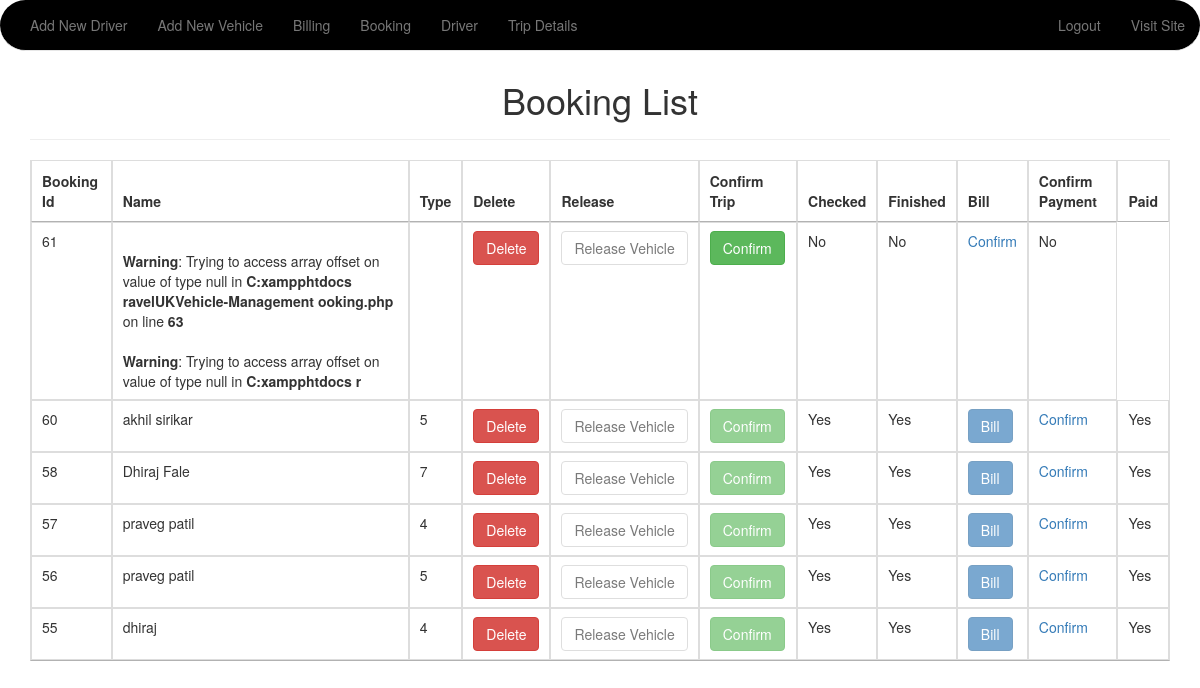
The page /UK/Vehicle-Management/bookinglist.php on the database its author committed.
### tables this page shows
CREATE TABLE `booking` (
  `booking_id` int(11) NOT NULL,
  `name` varchar(255) NOT NULL,
  `username` varchar(100) NOT NULL,
  `department` varchar(100) NOT NULL,
  `type` varchar(8) NOT NULL,
  `req_date` varchar(100) NOT NULL,
  `req_time` varchar(100) NOT NULL,
  `ret_date` varchar(100) NOT NULL,
  `ret_time` varchar(100) NOT NULL,
  `destination` varchar(100) NOT NULL,
  `pickup_point` varchar(100) NOT NULL,
  `resons` varchar(255) NOT NULL,
  `email` varchar(50) NOT NULL,
  `mobile` int(14) NOT NULL,
  `confirmation` int(11) NOT NULL,
  `veh_reg` varchar(255) NOT NULL,
  `driverid` int(11) NOT NULL,
  `finished` int(11) NOT NULL,
  `paid` int(11) NOT NULL
);

### UK/Vehicle-Management/bookinglist.php (the view, shortened to what this page needs)
<?php
     $connection= mysqli_connect('localhost','root','','vehicle_management');
    $select_query="SELECT * FROM `booking` ORDER BY booking_id DESC";
    $result= mysqli_query($connection,$select_query);
?>
<!DOCTYPE html>
<html lang="en">
<head>
    <link href="http://maxcdn.bootstrapcdn.com/bootstrap/3.2.0/css/bootstrap.min.css" rel="stylesheet">
    <link rel="stylesheet" href="http://cdn.datatables.net/1.10.2/css/jquery.dataTables.min.css">
    <link rel="stylesheet" href="sweetalert2/sweetalert2.css">
    <link rel="stylesheet" href="animate.css">
    <link rel="stylesheet" href="style.css">
</head>
<body>
  <?php include 'navbar_admin.php'; ?>
  <br><br>
   <div class="container">
        <div class="row">
           <div class="col-md-12">
             <div class="page-header">
                <h1 style="text-align: center;">Booking List</h1>
              </div>
              <table id="myTable" class="table table-bordered animated bounce">
                <thead>
                    <th>Booking Id</th>
                    <th>Name</th>
                    <th>Type</th>
                    <th>Delete</th>
                    <th>Release</th>
                    <th>Confirm Trip</th>
                    <th>Checked</th>
                    <th>Finished</th>
                    <th>Bill</th>
                    <th>Confirm Payment</th>
                    <th>Paid</th>
                </thead>
                <tbody>
                    <?php while($row=mysqli_fetch_assoc($result)){ ?>
                    <tr>
                        <td><?php echo $row['booking_id']; ?></td>
                        <td><?php echo $row['name']; ?></td>
                        <td><?php echo $row['type']; ?></td>
                        <td><a class="btn btn-danger" href="deletebooking.php?id=<?php echo $row['booking_id']; ?>">Delete</a></td>
                        <?php if($row['confirmation']==0 or $row['finished']==1)  { ?>
                        <td><a class="btn btn-default disabled" href="releasebooking.php?id=<?php echo $row['booking_id']; ?>">Release Vehicle</a></td>
                        <?php } else{ ?>
                        <td><a class="btn btn-default" href="releasebooking.php?id=<?php echo $row['booking_id']; ?>">Release Vehicle</a></td>
                        <?php } ?>
                        <?php if($row['confirmation']=='0'){ ?>
                        <td><a class="btn btn-success" href="confirmbooking.php?id=<?php echo $row['booking_id']; ?>">Confirm</a></td>
                        <?php } else { ?>
                        <td><a class="btn btn-success disabled" href="confirmbooking.php?id=<?php echo $row['booking_id']; ?>">Confirm</a></td>
                        <?php } ?>
                        <?php if($row['confirmation']=='0'){ ?>
                        <td>No</td>
                        <?php } else { ?>
                        <td>Yes</td>
                        <?php }  ?>
                        <?php if($row['finished']=='0'){ ?>
                        <td>No</td>
                        <?php } else { ?>
                        <td>Yes</td>
                        <?php }  ?>
                        <?php if($row['finished']=='1' and $row['paid']==0 ){  ?>
                        <td><a class="btn btn-primary" href="bill.php?id=<?php echo $row['booking_id']; ?>">Bill</a></td>
                         <?php } else if($row['paid']==1 ) { ?>
                          <td><a class="btn btn-primary disabled" href="bill.php?id=<?php echo $row['booking_id']; ?>">Bill</a></td>
                          <?php }  ?>
                          <td><a href="confirmpayment.php?id=<?php echo $row['booking_id']; ?>">Confirm</a></td>
                          <?php if($row['paid']=='0'){ ?>
                        <td>No</td>
                        <?php } else { ?>
                        <td>Yes</td>
                        <?php }  ?>
                    </tr>
                    <?php }   ?>
                </tbody>
            </table>
            </div>
        </div>
   </div>
</body>
</html>

### rows shown on the page
booking: booking_id "61", name "Warning : Trying to access array offset on value of type null in C:xampphtdocs ravelUKVehicle-Management\booking.php on line 63 Warning : Trying to access array offset on value of type null in C:xampphtdocs r", confirmation "No", finished "No", paid "No"
booking: booking_id "60", name "akhil sirikar", type "5", confirmation "Yes", finished "Yes", paid "Yes"
booking: booking_id "58", name "Dhiraj Fale", type "7", confirmation "Yes", finished "Yes", paid "Yes"
booking: booking_id "57", name "praveg patil", type "4", confirmation "Yes", finished "Yes", paid "Yes"
booking: booking_id "56", name "praveg patil", type "5", confirmation "Yes", finished "Yes", paid "Yes"
booking: booking_id "55", name "dhiraj", type "4", confirmation "Yes", finished "Yes", paid "Yes"
